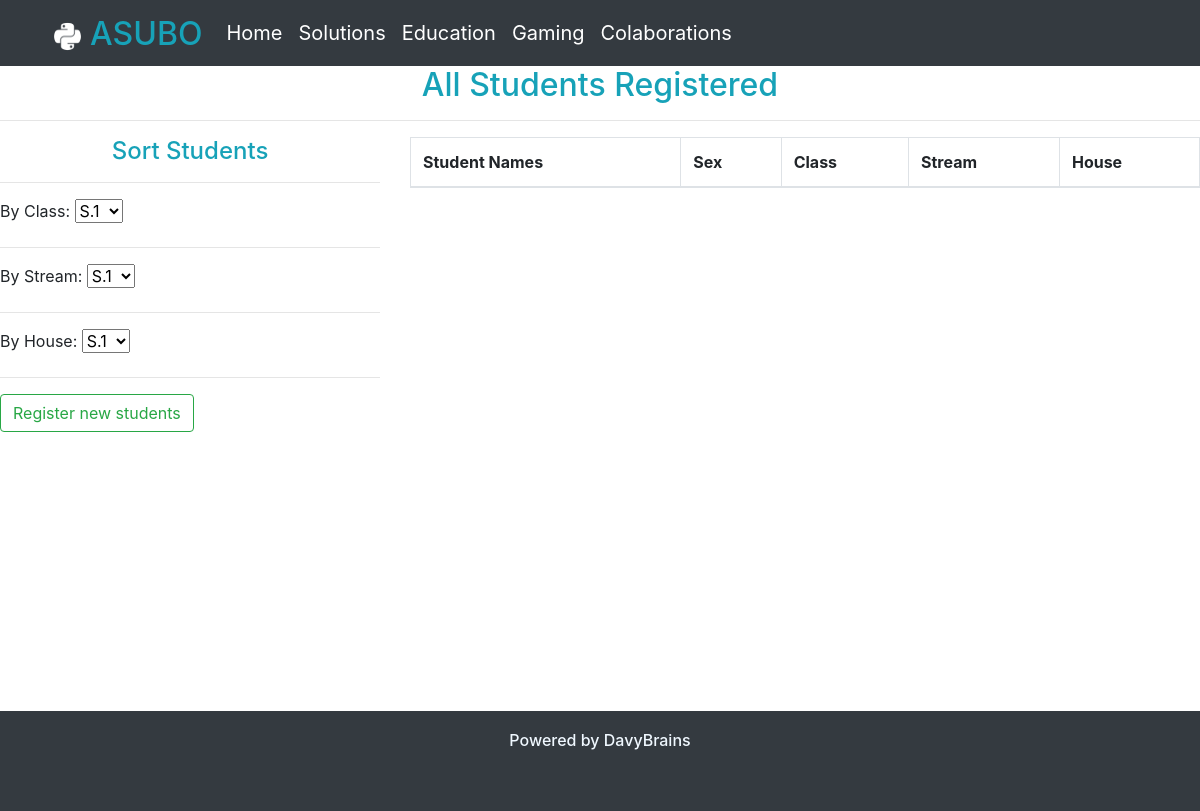
The app's page /studentresults/students/, older data.
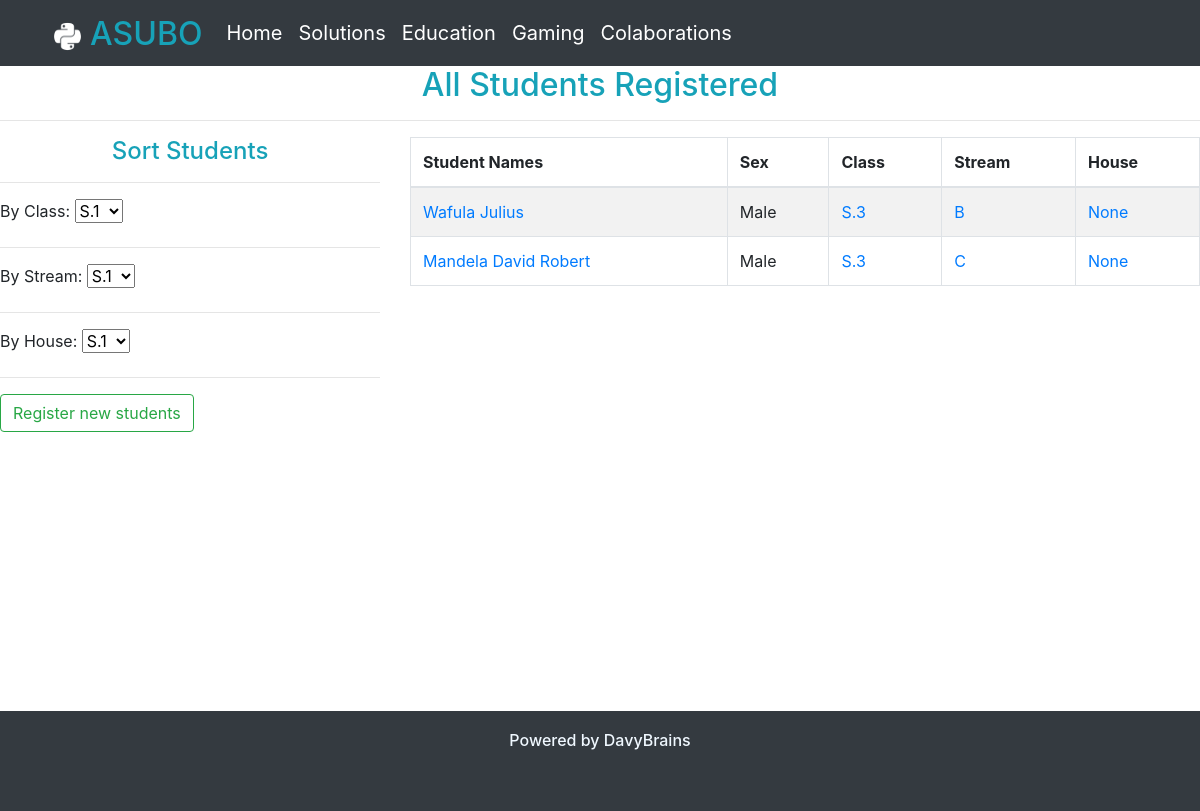
The same page, newer data.
### reportcards/models.py (models this page shows, shortened)
class Student(models.Model):
    class_choices = (
        ('S.1', 'S.1'),
        ('S.2', 'S.2'),
        ('S.3', 'S.3'),
        ('S.4', 'S.4'),
        ('S.5', 'S.5'),
        ('S.6', 'S.6'),
    )
    streams = (
        ('A', 'A'),
        ('B', 'B'),
        ('C', 'C'),
        ('S', 'S'),
    )
    sex_choices = (
        ('Female', 'Female'),
        ('Male', 'Male')
    )
    house_choices = (
        ('Australia', 'Australia'),
        ('Brazil', 'Brazil'),
        ('Canada', 'Canada'),
        ('France', 'France'),
        ('Japan', 'Japan'),
        ('Nigeria', 'Nigeria')
    )
    sir_name = models.CharField(max_length=50)
    given_name = models.CharField(max_length=50)
    other_names = models.CharField(max_length=50, null=True, blank=True)
    sex = models.CharField(max_length=8, choices=sex_choices)
    passport_photo = models.ImageField(upload_to='passports', blank=True, null=True)
    klass = models.CharField(max_length=5, choices=class_choices)
    stream = models.CharField(max_length=10, choices=streams)
    house = models.CharField(max_length=10, choices=house_choices, blank=True, null=True)
    date_added = models.DateTimeField(auto_now=True)
    scores = {}
    @property
    def full_names(self):
        if self.other_names != None:
            return f'{self.sir_name} {self.given_name} {self.other_names}'
        else:
            return f'{self.sir_name} {self.given_name}'

### reportcards/views.py (the view)
# urls.py: path('students/', views.students, name='students' ),
def students(request):
    students = Student.objects.all()
    context = {
        'students': students,
    }
    return render(request, 'reportcards/students.html', context)

### reportcards/templates/reportcards/students.html (shortened to what this page needs)
{% extends 'mainapp/base.html' %}
{% block content %}
    <h2 class="text-center text-info">All Students Registered</h2><hr>
    <div class="row">
        <div class="col-md-4">
            <div class="sider">
                <h4 class="text-center text-info">Sort Students</h4>
                <hr>
                    <div class="h-gird-3">
                        <label for="class" class="text-right">By Class:</label>
                        <select id="class">
                            <option value="S.1">S.1</option>
                        </select>
                    </div>
                    <hr>
                    <div class="h-gird-3">
                        <label for="class" class="text-right">By Stream:</label>
                        <select id="class">
                            <option value="S.1">S.1</option>
                        </select>
                    </div>
                    <hr>
                    <div class="h-gird-3">
                        <label for="class" class="text-right">By House:</label>
                        <select id="class">
                            <option value="S.1">S.1</option>
                        </select>
                    </div>
                <hr>
                <a href="{% url 'register_student' %}" class="btn btn-outline-success">Register new students</a>
            </div>
        </div>
        <div class="col-md-8">
            <table class="table table-bordered table-striped">
                <thead>
                    <th>Student Names</th>
                    <th>Sex</th>
                    <th>Class</th>
                    <th>Stream</th>
                    <th>House</th>
                </thead>
                <tbody>
                    {% for s in students %}
                        <tr>
                            <td><a href="{% url 'student' s.id %}">{{s.full_names}}</a></td>
                            <td>{{s.sex}}</td>
                            <td><a href="{% url 'students_by_class' s.klass %}">{{s.klass}}</a></td>
                            <td><a href="{% url 'students_by_stream' s.klass s.stream %}">{{s.stream}}</a></td>
                            <td><a href="{% url 'students_by_house' s.house %}">{{s.house}}</a></td>
                        </tr>
                    {% endfor %}
                </tbody>
            </table>
        </div>
    </div>
{% endblock content %}

Row changes from the older to the newer data that the page shows:
added Student: full_names "Wafula Julius", sex "Male", klass "S.3", stream "B", house "None"
added Student: full_names "Mandela David Robert", sex "Male", klass "S.3", stream "C", house "None"
